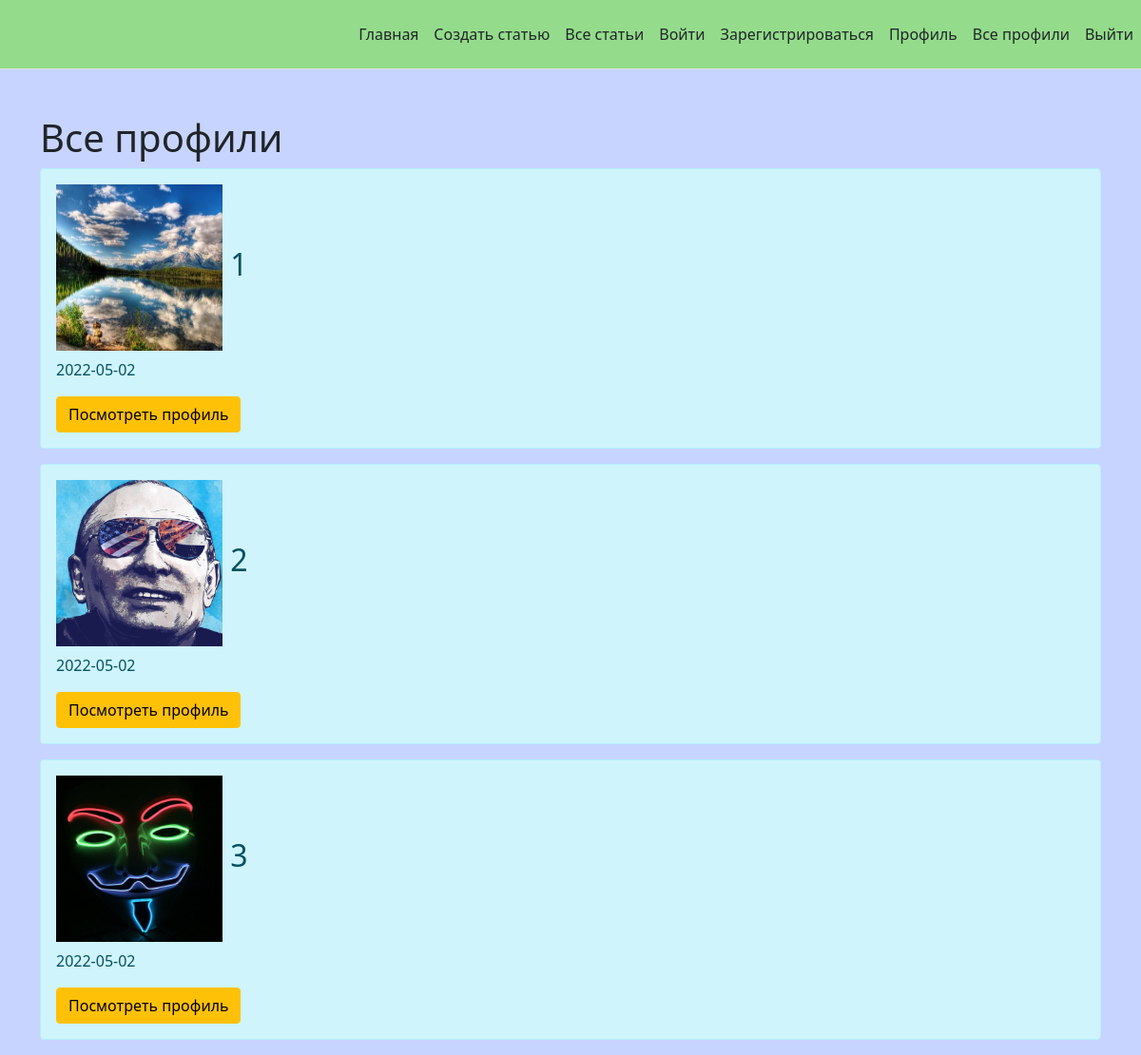
The page /all_profiles (signed in) on the database its author committed.
### app.py (models this page shows, shortened)
class User(db.Model, UserMixin):
    id = db.Column(db.Integer, primary_key=True)
    username = db.Column(db.String(20), nullable=False, unique=False)
    password_hash = db.Column(db.String(20), nullable=False)
    reg_date = db.Column(db.DateTime, default=datetime.utcnow)
    last_date = db.Column(db.DateTime, default=datetime.utcnow)

### app.py (the view)
@app.route('/all_profiles')
@login_required
def all_profiles():
    profiles = User.query.all()
    return render_template('all_profiles.html', profiles=profiles)

### app.py (called while the page is built)
@login_manager.user_loader
def load_user(user_id):
    return db.session.query(User).get(user_id)

### templates/all_profiles.html (shortened to what this page needs)
{% extends 'base.html' %}
{% block body %}
<div class="container mt-5">
    <h1>Все профили</h1>
    {% if profiles|length > 0 %}
        {% for el in profiles %}
        <div class="alert alert-info">
            <h2><img src="/static/images/{{ el.id }}.jpg" height="175"
                     width="175"
         alt=""> {{ el.username }}</h2>
            <p>{{ el.reg_date.date() }}</p>
            <a href="/profile/{{ el.username }}"
               class="btn btn-warning">Посмотреть
                профиль</a>
        </div>
        {% endfor %}
    {% else %}
    <p>Пока что здесь пусто:'(</p>
    {% endif %}
</div>
{% endblock %}

### static/css/style.css (style rules this page uses)
.list { background-color: rgba(57,101,255,0.28); }

### rows shown on the page
User: shows a picture, username "1", reg_date "2022-05-02"
User: shows a picture, username "2", reg_date "2022-05-02"
User: shows a picture, username "3", reg_date "2022-05-02"
